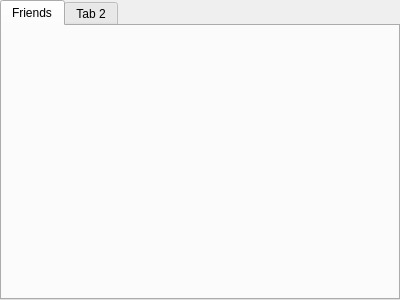
<?xml version="1.0" encoding="UTF-8"?>
<ui version="4.0">
 <class>TabWidget</class>
 <widget class="QTabWidget" name="TabWidget">
  <property name="geometry">
   <rect>
    <x>0</x>
    <y>0</y>
    <width>400</width>
    <height>300</height>
   </rect>
  </property>
  <property name="windowTitle">
   <string>TabWidget</string>
  </property>
  <property name="whatsThis">
   <string>&lt;html&gt;&lt;head/&gt;&lt;body&gt;&lt;p&gt;Vk main view&lt;/p&gt;&lt;/body&gt;&lt;/html&gt;</string>
  </property>
  <property name="currentIndex">
   <number>0</number>
  </property>
  <widget class="QWidget" name="friendsTab">
   <attribute name="title">
    <string>Friends</string>
   </attribute>
  </widget>
  <widget class="QWidget" name="tab">
   <attribute name="title">
    <string>Tab 2</string>
   </attribute>
  </widget>
 </widget>
 <resources/>
 <connections/>
</ui>
